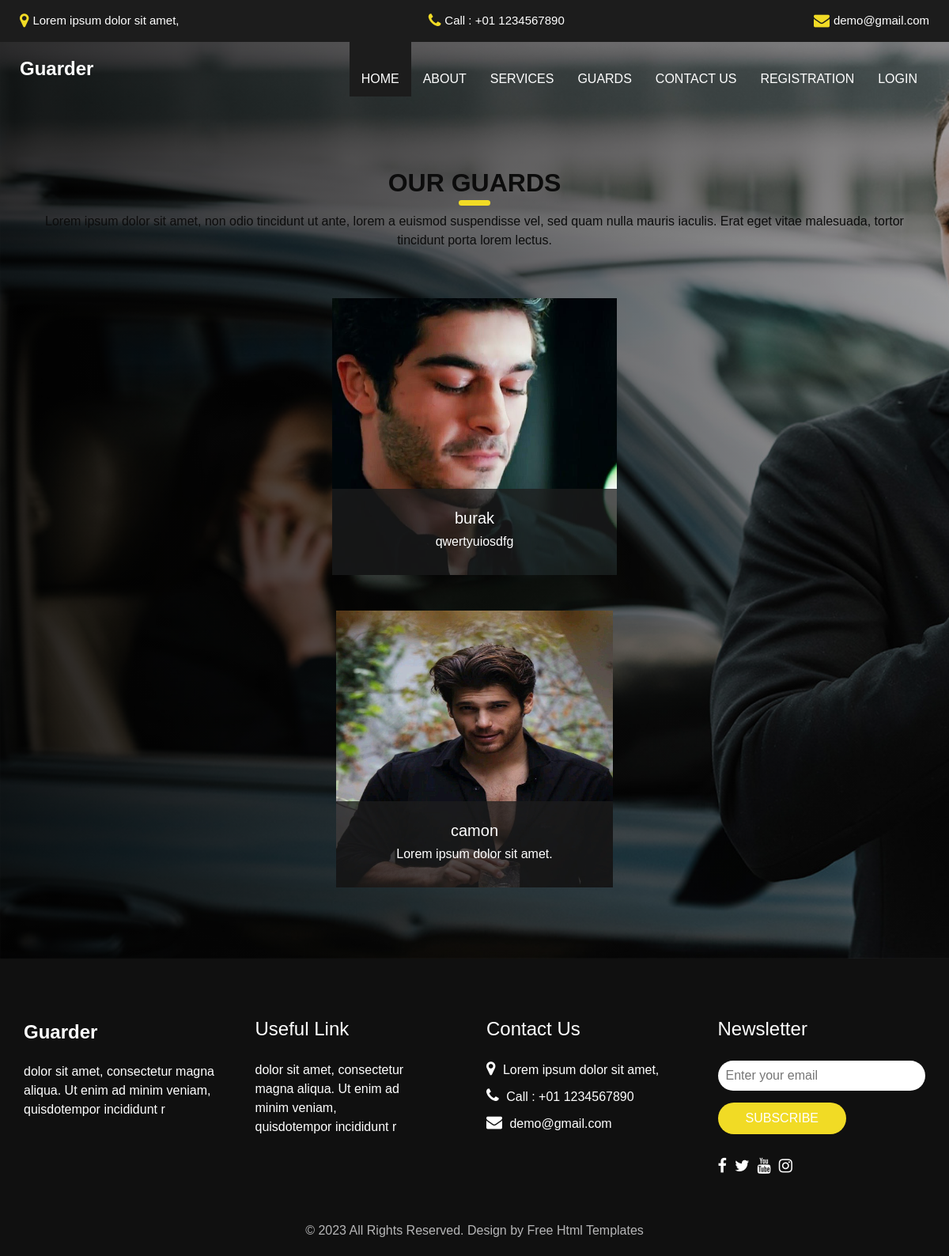
The app's page /guard with its own data.
### cms/models.py (models this page shows, shortened)
class Guard(models.Model):
    guardImage=models.ImageField(upload_to="static/images")
    guardTitle=models.CharField(max_length=255)
    guardDesc=models.TextField()

### cms/views.py (the view)
# urls.py: path('guard', views.guard, name='guard'),
def guard(request):
    listgrdata=Guard.objects.all()
    listdataserver={
        'listdata2': listgrdata,
    }
    return render(request,"guard.html",listdataserver)

### template/guard.html (shortened to what this page needs)
{% extends "base.html" %}
{% load static %}
{% block content %}
  <section class="team_section layout_padding">
    <div class="container">
      <div class="heading_container heading_center">
        <h2>
          Our Guards
        </h2>
        <p>
          Lorem ipsum dolor sit amet, non odio tincidunt ut ante, lorem a euismod suspendisse vel, sed quam nulla mauris
          iaculis. Erat eget vitae malesuada, tortor tincidunt porta lorem lectus.
        </p>
      </div>
      <div class="row">
        {% for gd in listdata2 %}
        <div class="col-md-4 col-sm-6 mx-auto ">
          <div class="box">
            <div class="img-box">
              <img src=" {{gd.guardImage}}" height="350" width="200" alt="">
            </div>
            <div class="detail-box">
              <h5>
               {{gd.guardTitle}}
              </h5>
              <h6 class="">
                {{gd.guardDesc}}
              </h6>
            </div>
          </div>
        </div>
      </div>
      {% endfor %}
    </div>
{% endblock content %}

### template/base.html (shortened to what this page needs)
{% load static %}
<!DOCTYPE html>
<html>
<head>
  <link rel="stylesheet" type="text/css" href="{% static 'css/bootstrap.css' %}" />
  <link href="{% static 'css/style.css' %}" rel="stylesheet" />
  <link href="{% static 'css/responsive.css' %}" rel="stylesheet" />
</head>
<body>
  <div class="hero_area">
    <div class="hero_bg_box">
      <div class="img-box">
      </div>
    </div>
    <header class="header_section">
      <div class="header_top">
        <div class="container-fluid">
          <div class="contact_link-container">
            <a href="" class="contact_link1">
              <i class="fa fa-map-marker" aria-hidden="true"></i>
              <span>
                Lorem ipsum dolor sit amet,
              </span>
            </a>
            <a href="" class="contact_link2">
              <i class="fa fa-phone" aria-hidden="true"></i>
              <span>
                Call : +01 1234567890
              </span>
            </a>
            <a href="" class="contact_link3">
              <i class="fa fa-envelope" aria-hidden="true"></i>
              <span>
                demo@gmail.com
              </span>
            </a>
          </div>
        </div>
      </div>
      <div class="header_bottom">
        <div class="container-fluid">
          <nav class="navbar navbar-expand-lg custom_nav-container">
            <a class="navbar-brand" href="index.html">
              <span>
                Guarder
              </span>
            </a>
            <div class="collapse navbar-collapse ml-auto" id="navbarSupportedContent">
              <ul class="navbar-nav  ">
                <li class="nav-item active">
                  <a class="nav-link" href="{% url 'index'%}">Home <span class="sr-only">(current)</span></a>
                </li>
                <li class="nav-item">
                  <a class="nav-link" href="{% url 'about' %}"> About</a>
                </li>
                <li class="nav-item">
                  <a class="nav-link" href="{% url 'service' %}"> Services </a>
                </li>
                <li class="nav-item">
                  <a class="nav-link" href="{% url 'guard' %}" > Guards </a>
                </li>
                <li class="nav-item">
                  <a class="nav-link" href="{% url 'contact' %}">Contact us</a>
                </li>
                <li class="nav-item">
                  <a class="nav-link" href="{% url 'registration' %}">Registration</a>
                </li>
                <li class="nav-item">
                  <a class="nav-link" href="{% url 'login' %}">Login</a>
                </li>
              </ul>
            </div>
          </nav>
        </div>
      </div>
    </header>
    {% block content %}
    {% endblock content %}
  <section class="info_section ">
    <div class="container">
      <div class="row">
        <div class="col-md-3">
          <div class="info_logo">
            <a class="navbar-brand" href="index.html">
              <span>
                Guarder
              </span>
            </a>
            <p>
              dolor sit amet, consectetur magna aliqua. Ut enim ad minim veniam, quisdotempor incididunt r
            </p>
          </div>
        </div>
        <div class="col-md-3">
          <div class="info_links">
            <h5>
              Useful Link
            </h5>
            <ul>
              <li>
                <a href="">
                  dolor sit amet, consectetur
                </a>
              </li>
              <li>
                <a href="">
                  magna aliqua. Ut enim ad
                </a>
              </li>
              <li>
                <a href="">
                  minim veniam,
                </a>
              </li>
              <li>
                <a href="">
                  quisdotempor incididunt r
                </a>
              </li>
            </ul>
          </div>
        </div>
        <div class="col-md-3">
          <div class="info_info">
            <h5>
              Contact Us
            </h5>
          </div>
          <div class="info_contact">
            <a href="" class="">
              <i class="fa fa-map-marker" aria-hidden="true"></i>
              <span>
                Lorem ipsum dolor sit amet,
              </span>
            </a>
            <a href="" class="">
              <i class="fa fa-phone" aria-hidden="true"></i>
              <span>
                Call : +01 1234567890
              </span>
            </a>
            <a href="" class="">
              <i class="fa fa-envelope" aria-hidden="true"></i>
              <span>
                demo@gmail.com
              </span>
            </a>
          </div>
        </div>
        <div class="col-md-3">
          <div class="info_form ">
            <h5>
              Newsletter
            </h5>
            <form action="#">
              <input type="email" placeholder="Enter your email">
              <button>
                Subscribe
              </button>
            </form>
            <div class="social_box">
              <a href="">
                <i class="fa fa-facebook" aria-hidden="true"></i>
              </a>
              <a href="">
                <i class="fa fa-twitter" aria-hidden="true"></i>
              </a>
              <a href="">
                <i class="fa fa-youtube" aria-hidden="true"></i>
              </a>
              <a href="">
                <i class="fa fa-instagram" aria-hidden="true"></i>
              </a>
            </div>
          </div>
        </div>
      </div>
    </div>
  </section>
  <footer class="container-fluid footer_section">
    <p>
      &copy; <span id="currentYear"></span> All Rights Reserved. Design by
      <a href="https://html.design/">Free Html Templates</a>
    </p>
  </footer>
</body>
</html>

### static/css/responsive.css (style rules this page uses)
@media (min-width: 1200px) { .container { max-width: 1170px; } }

### records on screen
Guard: guardImage (picture), guardTitle "burak", guardDesc "qwertyuiosdfg"
Guard: guardImage (picture), guardTitle "camon", guardDesc "Lorem ipsum dolor sit amet."
